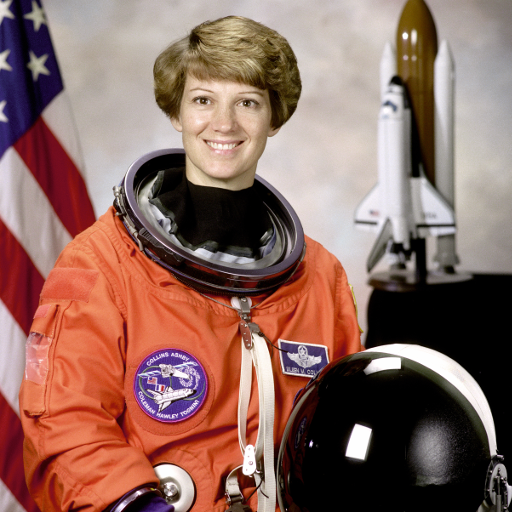
#> input picture skimage.data.astronaut(), 512 x 512 px
$ jupyter execute --allow-errors image_operators_and_filters.ipynb
#> lines starting #> are read from the running program, lines starting #| are printed output that depends on the picture
# Laboratory #02 : Image Operators and Filters

At the end of this laboratory, you would get familiarized with

*   Image Handling
*   Image Manipulation
*   Histogram and Histogram Equalization
*   Basic filtering techniques

### **Remember this is a graded exercise.**

*   For every plot, make sure you provide appropriate titles, axis labels, legends, wherever applicable.
*   Add sufficient comments and explanations wherever necessary.

---

# **Students** (First Name and Last Name)

1. Marc Gonzalez Vidal
2. Oriol Miró López-Feliu

---

[cell 1]
# Loading necessary libraries (Feel free to add new libraries if you need for any computation)

import numpy as np
from matplotlib import pyplot as plt
from skimage import data, exposure, filters, io, morphology
from skimage.color import rgb2gray

[cell 2]
from google.colab import drive
drive.mount('/content/drive')

[cell 3]
# Oriol
base_path = '/content/drive/MyDrive/MAI_CV_LAB/labs_2_3/images/'

[cell 4]
# Marc
base_path = '/content/drive/MyDrive/images/'

# Channels and color spaces

### **Exercise: Image Creation and Color Manipulation**

*   Create a 100 x 100 image for each of the below visualization

*   Visualize the created images in a 1 x 3 subplot using matplotlib.

[cell 5]
# solution

# ------- matrix definition -------

base_matrix = np.zeros((100, 100))

matrix1 = base_matrix.copy()
matrix1[:, 50:] = 255

matrix2 = base_matrix.copy()
matrix2[50:, :] = 255

matrix3 = base_matrix.copy()
matrix3[:50, :50] = 255


# ------- plotting -------

fig, axs = plt.subplots(1, 3, figsize=(10, 5))

axs[0].imshow(matrix1, cmap='gray')
axs[0].set_title('Matrix 1')
axs[0].axis('off')  # Hide axis

axs[1].imshow(matrix2, cmap='gray')
axs[1].set_title('Matrix 2')
axs[1].axis('off')

axs[2].imshow(matrix3, cmap='gray')
axs[2].set_title('Matrix 3')
axs[2].axis('off')

plt.show()

*   Use the above three images to create the following image

*Hint: Remember channels and color spaces*

[cell 6]
# solution
color_image = np.zeros((100, 100, 3), dtype=np.uint8)

color_image[:, :, 0] = matrix1  # r
color_image[:, :, 1] = matrix2  # g
color_image[:, :, 2] = matrix3  # b


# ------- plotting -------

plt.imshow(color_image)
plt.axis('off')
plt.show()
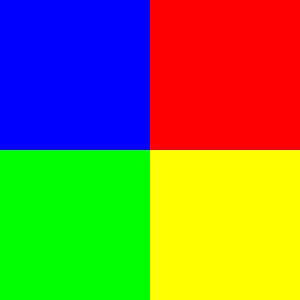
#> shown: shape (100, 100, 3) (shown 3 times larger); mean R, G, B 127.5, 127.5, 63.8

### **Exercise: Color Manipulation**

*   Read the image 'sillas.jpg' from the images folder

*   Extract individual channels and plot them using matplotlib subplot.

#> (a cell that did not finish here is left out)

* Create a new image and **swap the 'red' and 'blue' channels**
* Visualize the original image and the created image using matplotlib subplot.

#> (a cell that did not finish here is left out)

*   Now lets change specific areas of the picture.
*   The color **red** of the chair and the table looks too bright for the eyes. Isn't it?? Lets change the color and see how it appears.
    *    Create a new image where everything that is **'red' is changed to 'blue'**. *Hint: Play with the matrices here, Think masks!!!*
*   Visualize the original image and the created image using matplotlib subplot.

[cell 9]
# solution
red_threshold   = 100
#> red_threshold = 100
green_threshold = 80
blue_threshold  = 80

# we want when red is dominant over other colors
#> (the rest of this cell did not finish here and is left out)

# Image Manipulation

### **Exercise: Image Operators**

*   You can find images 'model.png' and 'coat.png' in the images folder (First two images of the below visualization). Your task is to create an image from the given two images such a way that the model is wearing the coat (Third image in the visualization).
*   You can also find different textures in the images folder. Your task is to change the coat texture to any one of the given textures.
*   Visualize the images similar to the given visualization.

*Hint: Think masks!!!*

#> (a cell that did not finish here is left out)

# Contrast Enhancement

### **Exercise: Histogram Computation**

*   Read the **'astronaut' image** from data module.
*   Convert the image to grayscale.
*   Compute the **histogram of the image.** *Hint: histogram function is available in skimage.exposure package*
*   Plot the histogram using matplotlib bar plot.

[cell 11]
# solution

astronaut_original  = data.astronaut()
#> astronaut_original is the input picture: shape (512, 512, 3); mean R, G, B 141.6, 105.8, 96.5
astronaut_grayscale = rgb2gray(astronaut_original)
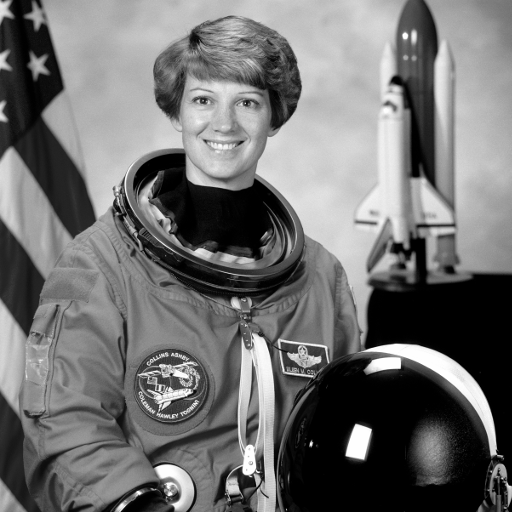
#> astronaut_grayscale: shape (512, 512) float64; min 0, max 1, mean 0.442
hist, bins = exposure.histogram(astronaut_grayscale)
#> hist = 256 values, max 29467 at index 0, min 126 at index 248, mean 1024; bins = 256 values from 0.00195 to 0.998

# ------- plotting -------

plt.figure(figsize=(10, 5))
plt.bar(bins, hist, width=0.005) # WIDTH IS IMPORTANT!
plt.title('Histogram')
plt.xlabel('Intensity')
plt.ylabel('Frequency')

plt.show()
#> figure, not shown here; tallest bar 29467 high, from x = -0.000547 to 0.00445

*   Change the bin count to 8 and compute the histogram of the image and plot the computed histogram using matplotlib bar plot.

[cell 12]
hist_8b, bins_8b = exposure.histogram(astronaut_grayscale, nbins=8)
#> hist_8b = [58836, 23679, 19936, 34163, 35337, 41039, 40211, 8943]; bins_8b = [0.0625, 0.188, 0.312, 0.438, 0.562, 0.688, 0.812, 0.938]


# ---------- plot histogram ----------

plt.figure(figsize=(10, 5))
plt.bar(bins_8b, hist_8b, width=0.01) # WIDTH IS IMPORTANT!
plt.title('Histogram 8 bins')
plt.xlabel('Intensity')
plt.ylabel('Frequency')
plt.xlim([0, 1])
plt.show()
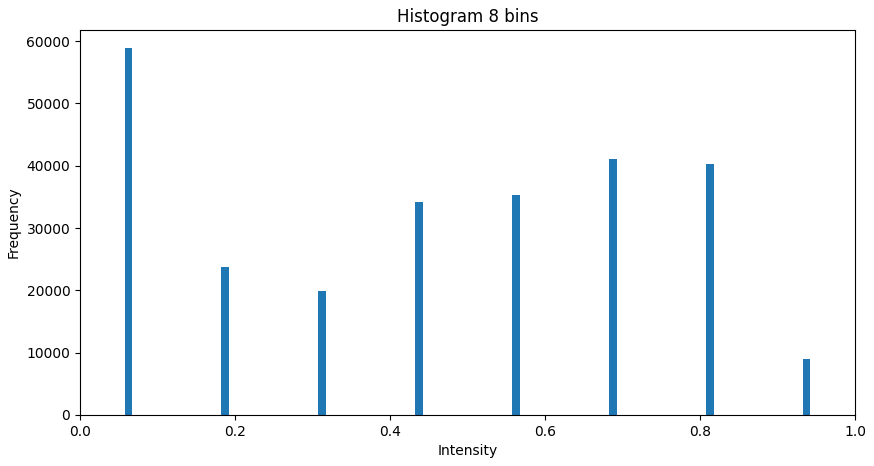
#> figure drawn by matplotlib, 1 panel; tallest bar 58836 high, from x = 0.0575 to 0.0675

*   What happens when you change the bin count? Does your inference change based on the bin count? If yes, then how do you define the correct bin count.
*   What happens when the bin count is very low and what happens when it is very high?

**Solution**

- **What happens when you change the bin count?:**
You alter the granularity of the intensity distribution representation. An increase of bin counts results in finer detail, while a decrease results in a coarser, more global and broad representation of the image.

- **Does your inference change based on the bin count?:**
Yes. A higher bin count might reveal more subtle variations, while a lower bin count might reveal more high level patterns. With the former, our interpretation could lack consideration for the bigger picture (as the surface is too smooth), and with the latter we might loose too much detail. For us, a lower bin count was more representative of the image, as the original histogram seemed to show a majority of black pixels. Moreover, as it is hard to distinguish between very close intensities (such as 100 and 101, in [0, 255]), a lower bin count makes the histogram more interpretable (up to an extent).

- **What happens when the bin count is very low and what happens when it is very high?**
  - **Very high:**  It results in many bins with few counts, making the histogram sparse. This makes discerning trends and interpretation difficult.
  - **Very low:** The histogram becomes too coarse, potentially masking important features. This could lead to misleading interpretations, with too many intensity values grouped together.

*   Compute histogram of the color image (without converting it to grayscale).
*   Plot the total histogram and also histogram for each channel (show it in a single stairs plot with differnt legends for each histogram).

[cell 13]
#solution

# we use numpy to compute histograms as it produces the bin edges directly, needed for the stair plots
hist_r, bins_r  = np.histogram(astronaut_original[:, :, 0], bins=25)
#> hist_r = 25 values, max 38571 at index 0, min 3468 at index 6, mean 10485.8; bins_r = 26 values from 0 to 255
hist_g, bins_g  = np.histogram(astronaut_original[:, :, 1], bins=25)
#> hist_g = 25 values, max 49905 at index 0, min 1811 at index 23, mean 10485.8; bins_g = 26 values from 0 to 255
hist_b, bins_b  = np.histogram(astronaut_original[:, :, 2], bins=25)
#> hist_b = 25 values, max 56340 at index 0, min 2702 at index 22, mean 10485.8; bins_b = 26 values from 0 to 255
hist_t, bins_t  = np.histogram(astronaut_original, bins=25)
#> hist_t = 25 values, max 144816 at index 0, min 10338 at index 24, mean 31457.3; bins_t = 26 values from 0 to 255


# ---------- plot histogram ----------

plt.figure(figsize=(10, 6))
plt.stairs(hist_r, bins_r, color='red',  label='Red Channel')
plt.stairs(hist_g, bins_g, color='green',label='Green Channel')
plt.stairs(hist_b, bins_b, color='blue', label='Blue Channel')
plt.stairs(hist_t, bins_t, color='black',label='Total Histogram')
plt.title('Histogram (Color Channels)')
plt.xlabel('Pixel Intensity')
plt.ylabel('Frequency')
plt.legend()
plt.grid(True, linestyle='--')
plt.show()

### **Exercise: Histogram Equalization**

*   Read 'aquatermi_lowcontrast.jpg' image from the images folder.
*   Compute the histogram of the image.
*   Perform histogram equalization of the image to enhance the contrast. *Hint: Use equalize_hist function available in skimage.exposure*
*   Also compute histogram of the equalized image.
*   Use 2 x 2 subplot to show the original image and the enhanced image along with the corresponding histograms.

[cell 14]
# solution
aquatermi     = io.imread(base_path + "aquatermi_lowcontrast.jpg")
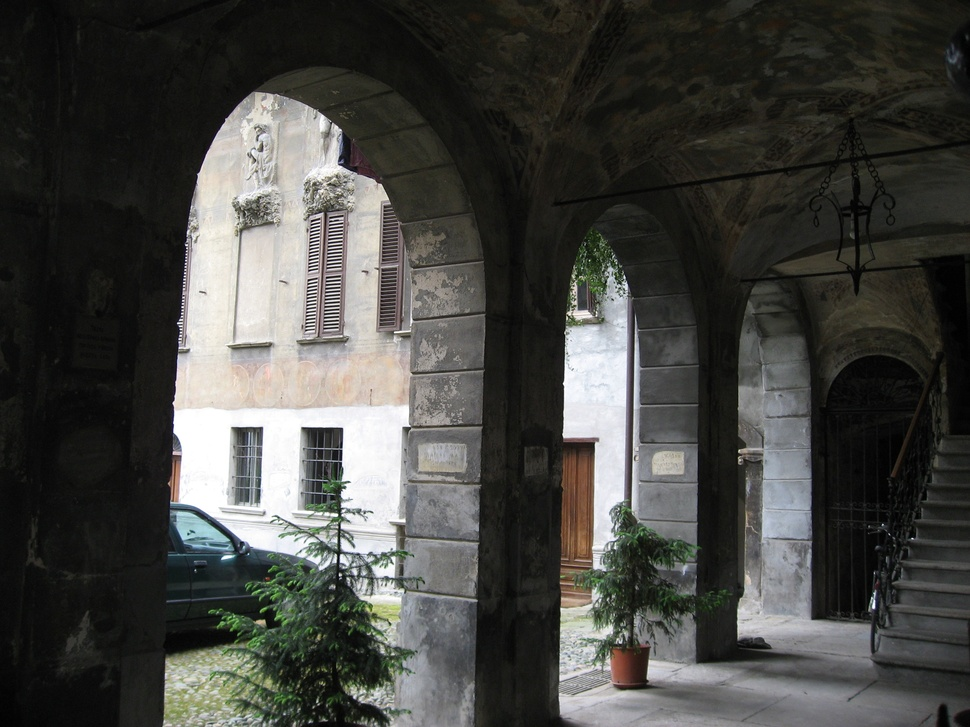
#> input picture labs_2_3/images/aquatermi_lowcontrast.jpg, 970 x 727 px, shrunk from 2816 x 2112 before the run, found by its file name
#> aquatermi is the input picture: shape (727, 970, 3); mean R, G, B 69.7, 69.9, 66.3
aquatermi_eq  = exposure.equalize_hist(aquatermi)
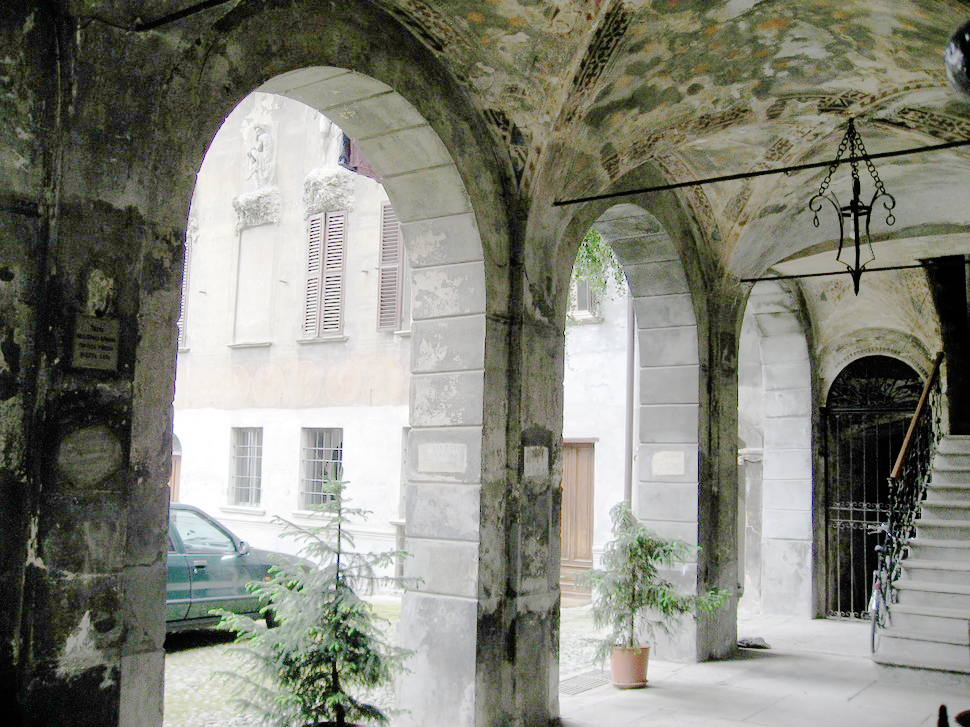
#> aquatermi_eq: shape (727, 970, 3) float64; mean R, G, B 0.518, 0.522, 0.479

hist_at, bins_at        = exposure.histogram(aquatermi)
#> hist_at = 256 values, max 63838 at index 17, min 413 at index 0, mean 8263.9; bins_at = 256 values from 0 to 255
hist_at_eq, bins_at_eq  = exposure.histogram(aquatermi_eq)
#> hist_at_eq = 256 values, max 63838 at index 55, min 0 at index 5, mean 8263.9; bins_at_eq = 256 values from 0.00215 to 0.998


# ---------- plot histogram ----------
fig, axes = plt.subplots(2, 2, figsize=(12, 8))

# og image
axes[0, 0].imshow(aquatermi)
axes[0, 0].set_title('Original')
axes[0, 0].axis('off')

# enhanced
axes[0, 1].imshow(aquatermi_eq)
axes[0, 1].set_title('Enhanced')
axes[0, 1].axis('off')

# hist og
axes[1, 0].plot(bins_at, hist_at)
axes[1, 0].set_title('Histogram Original')

# hist enhanced
axes[1, 1].plot(bins_at_eq*255, hist_at_eq) # *255 so same x axis, easier comparison
axes[1, 1].set_title('Histogram Enhanced')

plt.show()
#> figure, not shown here; panel 3: curve peaks at x = 17, y = 63838; panel 4: curve peaks at x = 55.32, y = 63838

*   The above function in skimage.exposure uses cdf and interpolation technique to normalize the histogram. How is it different from linear contrast stretch?

**Solution**

The above function stretches the image in a non-linear manner, taking into account image's histogram, while linear contrast simply scales pixels linearly, without adapting to the image's distribution.

### **Exercise: Linear Contrast Stretch**

*   Write a function to compute the linear contrast stretch (Do not use an inbuilt function).
*   Provide grayscale image array and range of brightness values as parameters to the function and return the enhanced image array.
*   Use a 2 x 2 plot to visualize the original image, histogram, enhanced image and the corresponding histogram.

[cell 15]
# solution

def LCS(image, b_min, b_max):
    i_min = np.min(image)
    i_max = np.max(image)

    new_image = np.zeros(image.shape)

    for i in range(image.shape[0]):
      for j in range(image.shape[1]):
        new_image[i][j] = ((image[i][j] - i_min) / (i_max - i_min)) * (b_max - b_min) + b_min

    return new_image

aquatermi_gray  = rgb2gray(aquatermi)
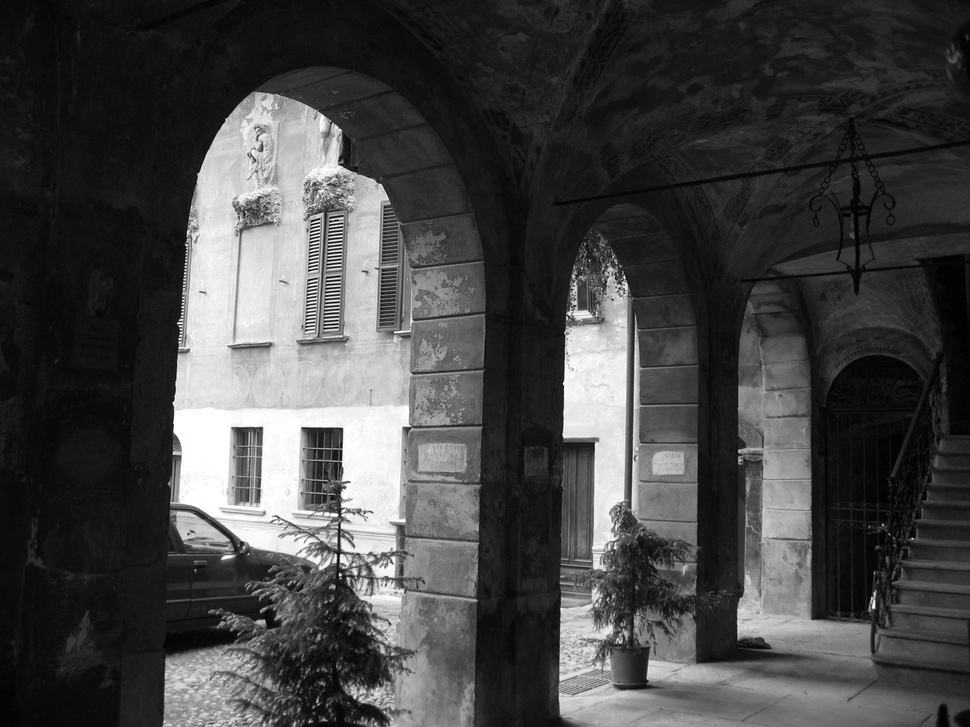
#> aquatermi_gray: shape (727, 970) float64; min 0, max 1, mean 0.273
enchanced_image = LCS(aquatermi_gray, 0.2, 0.8)
#> in LCS, `i_min = np.min(image)`: i_min = 0
#> in LCS, `i_max = np.max(image)`: i_max = 1
#> after the loop in LCS, `for i in range(image.shape[0]):`:
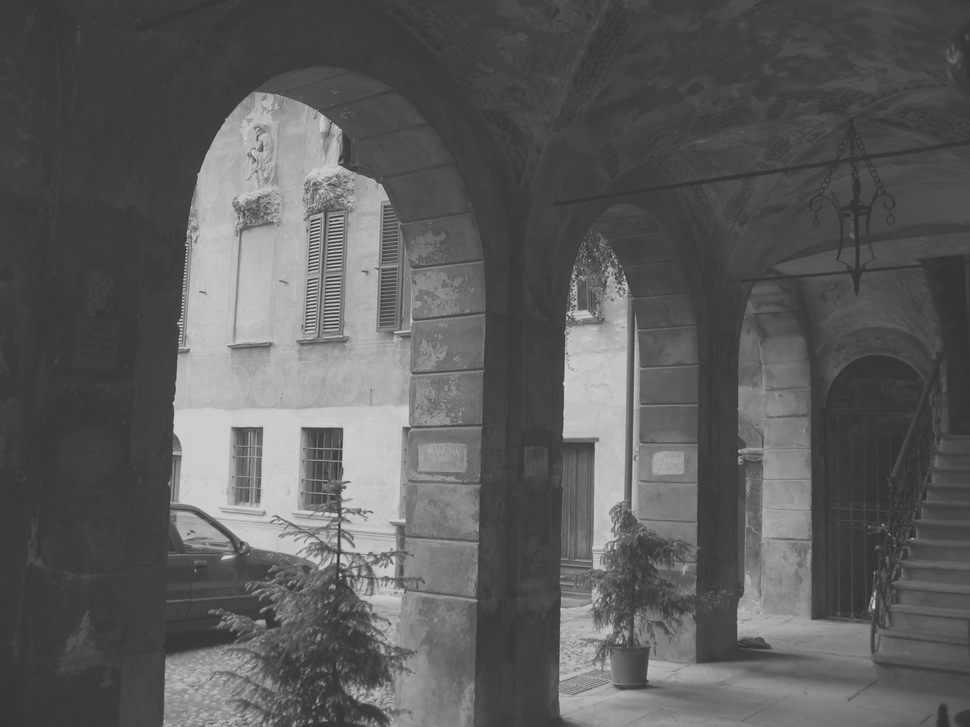
#> new_image: shape (727, 970) float64; min 0.2, max 0.8, mean 0.364

hist_at, bins_at        = exposure.histogram(aquatermi_gray)
#> hist_at = 256 values, max 19697 at index 16, min 67 at index 0, mean 2754.6; bins_at = 256 values from 0.00195 to 0.998
hist_at_eq, bins_at_eq  = exposure.histogram(enchanced_image)
#> hist_at_eq has the same summary as hist_at; bins_at_eq = 256 values from 0.201 to 0.799

#<------------- Plots ------------->
fig, axes = plt.subplots(2, 2, figsize=(12, 8))

# gray image
axes[0, 0].imshow(aquatermi_gray, cmap="gray")
axes[0, 0].set_title('Original')
axes[0, 0].axis('off')

# enhanced
axes[0, 1].imshow(enchanced_image, cmap="gray")
axes[0, 1].set_title('Enhanced')
axes[0, 1].axis('off')

# hist og
axes[1, 0].plot(bins_at, hist_at)
axes[1, 0].set_title('Histogram Gray Image')

# hist enhanced
axes[1, 1].plot(bins_at_eq, hist_at_eq) # *255 so same x axis, easier comparison
axes[1, 1].set_title('Histogram Enhanced')
axes[1, 1].set_xlim([0, 1])

plt.show()
#> figure, not shown here; panel 3: curve peaks at x = 0.0645, y = 19697; panel 4: curve peaks at x = 0.239, y = 19697

* How different is a linear **selective** contrast stretch?

**Solution**

It is quite different, since this technique, unlike the previous one, allows us to select different areas and apply the previous algorithm in specific sections of an image where it is needed, without uniformly affecting the entire image.

# Filters

### **Exercise: Mean Filter**

*   Load the **coins** image from the data module.
*   Define a disk structuring element (selem / footprint) of radius 20. *Hint: Structuring elements are defined in the skimage.morphology module*
*   Use mean filter using the created selem. *Hint: The mean filter is available in skimage.filters.rank module*
*   Increase the radius of the selem by 10 (radius=30) and apply the mean filter.
*   Reduce the radius of the selem by 10 (radius=10) and apply the mean filter.
*   Visualize all the smoothened images along with the original image.

[cell 16]
# solution
coins_image = data.coins()
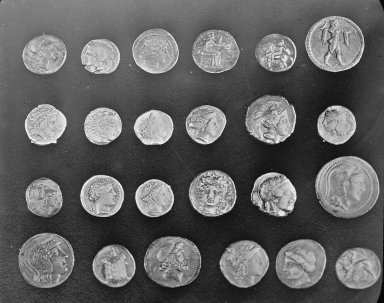
#> input picture skimage.data.coins(), 384 x 303 px
#> coins_image is the input picture: shape (303, 384); min 1, max 252, mean 96.9

selem_20 = morphology.disk(radius=20)
selem_30 = morphology.disk(radius=30)
selem_10 = morphology.disk(radius=10)

smooth_20 = filters.rank.mean(coins_image, selem_20)
smooth_30 = filters.rank.mean(coins_image, selem_30)
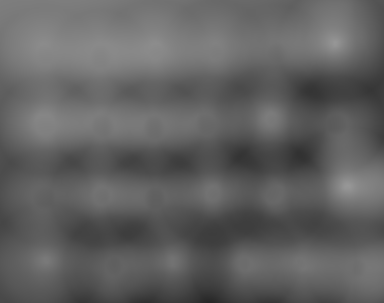
#> smooth_30: shape (303, 384); min 38, max 151, mean 97.1
smooth_10 = filters.rank.mean(coins_image, selem_10)


# ---------- plotting ----------

fig, axes = plt.subplots(1, 4, figsize=(15, 5))
ax = axes.ravel()

ax[0].imshow(coins_image, cmap='gray')
ax[0].set_title("Original")
ax[0].axis('off')

ax[1].imshow(smooth_10, cmap='gray')
ax[1].set_title("Mean filter (r=10)")
ax[1].axis('off')

ax[2].imshow(smooth_20, cmap='gray')
ax[2].set_title("Mean filter (r=20)")
ax[2].axis('off')

ax[3].imshow(smooth_30, cmap='gray')
ax[3].set_title("Mean filter (r=30)")
ax[3].axis('off')

plt.show()

*   Use different selem / footprint (square, rectangle, star, diamond) to view the behaviour of the mean filter (It is not necessary to repeat with different sizes).
*   Create a 2 x n subplot to show the selem in the first row and the corresponding smoothened image in the second row.

[cell 17]
# solution

selems = {
    "Square"    : morphology.square(10),
    "Rectangle" : morphology.rectangle(20, 10),
    "Star"      : morphology.star(10),
    "Diamond"   : morphology.diamond(10)
}


# ---------- plotting ----------

fig, axes = plt.subplots(2, len(selems), figsize=(15, 6)) # n=4
ax = axes.ravel()

for i, (name, selem) in enumerate(selems.items()):

    # struct elem
    ax[i].imshow(selem, cmap='gray')
    ax[i].set_title(f"{name} Selem")
    ax[i].axis('off')

    # result of application
    smooth = filters.rank.mean(coins_image, selem)
    ax[i + len(selems)].imshow(smooth, cmap='gray')
    ax[i + len(selems)].set_title(f"Smoothed with {name}")
    ax[i + len(selems)].axis('off')

plt.show()
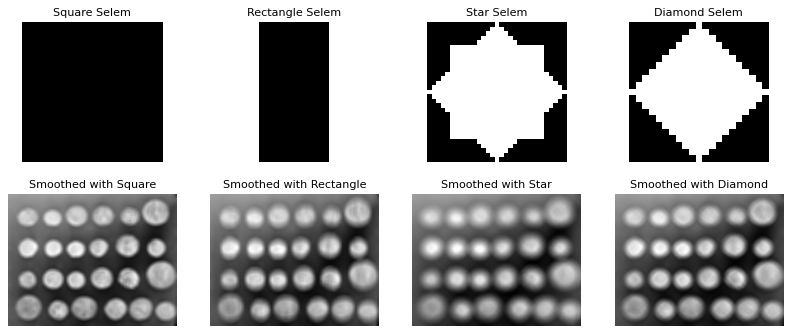
#> figure drawn by matplotlib, 8 panels
